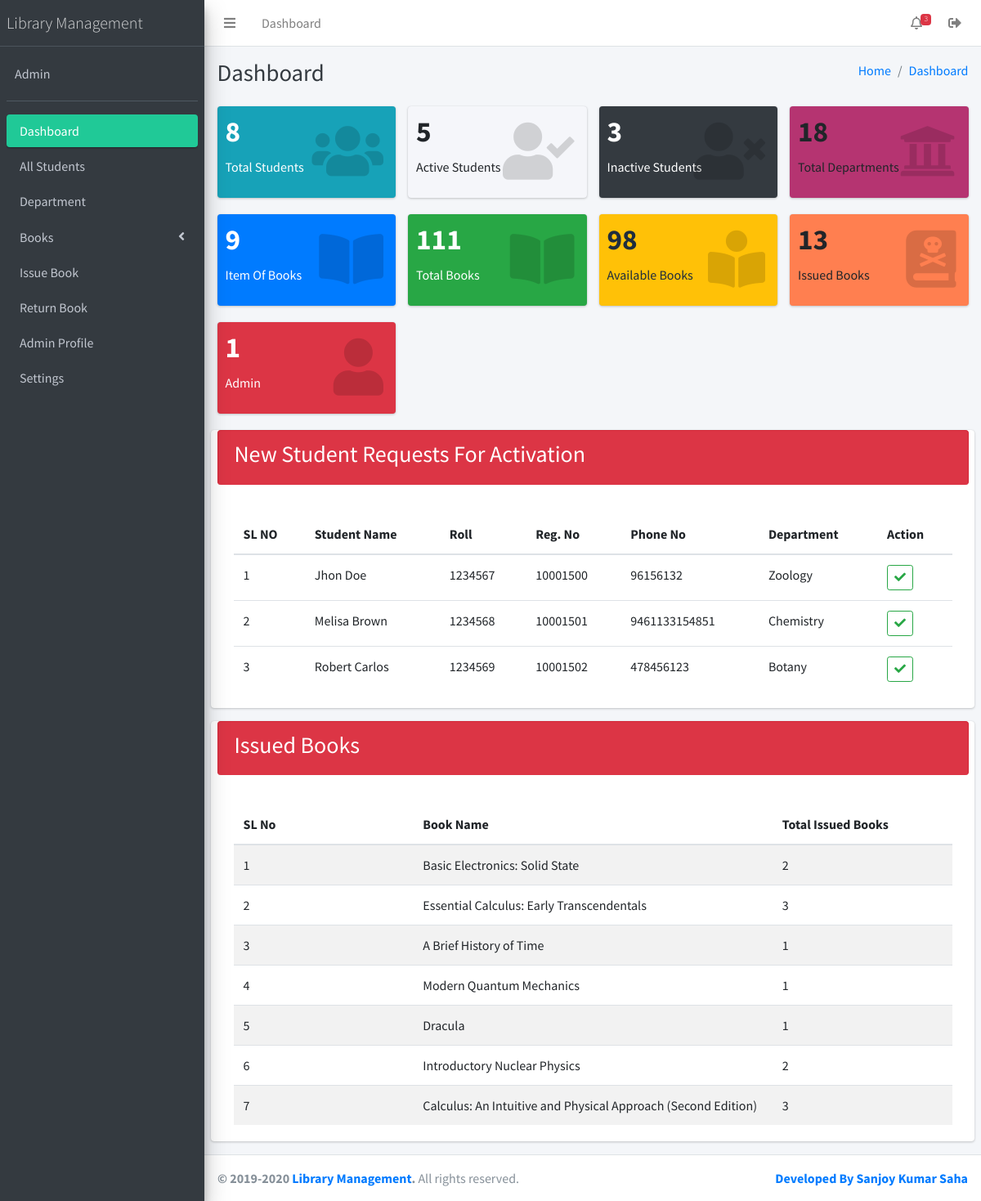
/librarian/index.php (signed in), run on the app's committed database.
### tables this page shows
CREATE TABLE `settings` (
  `id` int(5) NOT NULL,
  `name` varchar(255) NOT NULL,
  `email` varchar(255) NOT NULL,
  `address` varchar(255) NOT NULL,
  `phone` varchar(255) NOT NULL,
  `image` varchar(255) NOT NULL DEFAULT 'image.png'
);

CREATE TABLE `librarian` (
  `id` int(6) NOT NULL,
  `name` varchar(255) NOT NULL,
  `email` varchar(255) NOT NULL,
  `user_name` varchar(255) NOT NULL,
  `password` varchar(255) NOT NULL,
  `phone_no` varchar(255) NOT NULL
);

CREATE TABLE `departments` (
  `id` int(6) NOT NULL,
  `department_name` varchar(255) NOT NULL
);

CREATE TABLE `students` (
  `id` int(11) NOT NULL,
  `f_name` varchar(255) NOT NULL DEFAULT '0',
  `l_name` varchar(255) NOT NULL DEFAULT '0',
  `department_id` varchar(255) DEFAULT NULL,
  `roll` int(20) NOT NULL,
  `reg_no` int(20) NOT NULL,
  `email` varchar(255) NOT NULL DEFAULT '0',
  `user_name` varchar(255) NOT NULL DEFAULT '0',
  `password` varchar(255) NOT NULL DEFAULT '0',
  `phone_no` varchar(255) NOT NULL DEFAULT '0',
  `img` varchar(255) DEFAULT 'image.png',
  `status` tinyint(1) NOT NULL,
  `datetime` timestamp NOT NULL DEFAULT CURRENT_TIMESTAMP
);

### librarian/index.php (the view)
<?php
require_once ('include/header.php');
require_once ('include/sidebar.php');
?>
<div class="content-wrapper">
    <div class="content-header">
        <div class="container-fluid">
            <div class="row mb-2">
                <div class="col-sm-6">
                    <h1 class="m-0 text-dark">Dashboard</h1>
                </div>
                <div class="col-sm-6">
                    <ol class="breadcrumb float-sm-right">
                        <li class="breadcrumb-item"><a href="#">Home</a></li>
                        <li class="breadcrumb-item active"><a href="javascript:avoid(0)">Dashboard</a></li>
                    </ol>
                </div>
            </div>
        </div>
    </div>
    <div class="content">
        <div class="container-fluid">
            <div class="row">
                <?php
                $students = mysqli_query($conn, "SELECT * FROM students");
                $active_std = mysqli_query($conn, "SELECT status FROM students WHERE status = 1");
                $inactive_std = mysqli_query($conn, "SELECT status FROM students WHERE status = 0");
                $department = mysqli_query($conn, "SELECT * FROM departments");
                $books_item = mysqli_query($conn, "SELECT * FROM books");
                $books_qnty = mysqli_query($conn, "SELECT SUM(book_quantity) AS total_qnty FROM books");
                $books_available_qnty = mysqli_query($conn, "SELECT SUM(available_quantity) AS total_available_qnty FROM books");
                $admins = mysqli_query($conn, "SELECT * FROM librarian");
                $students_count = mysqli_num_rows($students);
                $active_std_count = mysqli_num_rows($active_std);
                $inactive_std_count = mysqli_num_rows($inactive_std);
                $tt_department = mysqli_num_rows($department);
                $tt_books_item = mysqli_num_rows($books_item);
                $qnty = mysqli_fetch_assoc($books_qnty);
                $available_qnty = mysqli_fetch_assoc($books_available_qnty);
                $admin_count = mysqli_num_rows($admins);
                $issued_books = ($qnty['total_qnty'] - $available_qnty['total_available_qnty']);
                ?>
                <div class="col-lg-3 col-6">
                    <div class="small-box bg-info">
                        <div class="inner">
                            <h3><?php echo $students_count;?></h3>
                            <p>Total Students</p>
                        </div>
                        <div class="icon">
                            <i class="fas fa-users"></i>
                        </div>
                    </div>
                </div>
                <div class="col-lg-3 col-6">
                    <div class="small-box" style="background: #f5f6fa;">
                        <div class="inner">
                            <h3><?php echo $active_std_count ;?></h3>
                            <p>Active Students</p>
                        </div>
                        <div class="icon">
                            <i class="fas fa-user-check"></i>
                        </div>
                    </div>
                </div>
                <div class="col-lg-3 col-6">
                    <div class="small-box bg-dark">
                        <div class="inner">
                            <h3><?php echo $inactive_std_count ;?></h3>
                            <p>Inactive Students</p>
                        </div>
                        <div class="icon">
                            <i class="fas fa-user-times"></i>
                        </div>
                    </div>
                </div>
                <div class="col-lg-3 col-6">
                    <div class="small-box" style="background: #B53471;">
                        <div class="inner">
                            <h3><?php echo $tt_department;?></h3>
                            <p>Total Departments</p>
                        </div>
                        <div class="icon">
                            <i class="fas fa-university"></i>
                        </div>
                    </div>
                </div>
                <div class="col-lg-3 col-6">
                    <div class="small-box bg-primary">
                        <div class="inner">
                            <h3><?php echo $tt_books_item;?></h3>
                            <p>Item Of Books</p>
                        </div>
                        <div class="icon">
                            <i class="fas fa-book-open"></i>
                        </div>
                    </div>
                </div>
                <div class="col-lg-3 col-6">
                    <div class="small-box bg-success">
                        <div class="inner">
                            <h3><?= $qnty['total_qnty'];?></h3>
                            <p>Total Books</p>
                        </div>
                        <div class="icon">
                            <i class="fas fa-book-open"></i>
                        </div>
                    </div>
                </div>
                <div class="col-lg-3 col-6">
                    <div class="small-box bg-warning">
                        <div class="inner">
                            <h3><?= $available_qnty['total_available_qnty']?></h3>
                            <p>Available Books</p>
                        </div>
                        <div class="icon">
                            <i class="fas fa-book-reader"></i>
                        </div>
                    </div>
                </div>
                <div class="col-lg-3 col-6">
                    <div class="small-box" style="background: #ff7f50;">
                        <div class="inner">
                            <h3><?php echo $issued_books;?></h3>
                            <p>Issued Books</p>
                        </div>
                        <div class="icon">
                            <i class="fas fa-book-dead"></i>
                        </div>
                    </div>
                </div>
                <div class="col-lg-3 col-6">
                    <div class="small-box bg-danger">
                        <div class="inner">
                            <h3><?php echo $admin_count;?></h3>
                            <p>Admin</p>
                        </div>
                        <div class="icon">
                            <i class="fas fa-user"></i>
                        </div>
                    </div>
                </div>
                <div class="card col-md-12" id="request">
                    <div class="card-header alert alert-danger">
                        <div class="card-title">
                            <h3>New Student Requests For Activation</h3>
                        </div>
                    </div>
                    <div class="card-body">
                        <table class="table table-bodered">
                            <thead>
                                <tr>
                                    <th>SL NO</th>
                                    <th>Student Name</th>
                                    <th>Roll</th>
                                    <th>Reg. No</th>
                                    <th>Phone No</th>
                                    <th>Department</th>
                                    <th>Action</th>
                                </tr>
                            </thead>
                            <tbody>
                            <?php
                                $query = mysqli_query($conn, "SELECT * FROM students WHERE status = 0");
                                $i = 0;
                                while($result = mysqli_fetch_assoc($query)):
                                    $id= $result['department_id'];
                                    $dep = mysqli_query($conn, "SELECT * FROM departments WHERE id = '$id'");
                                while($department = mysqli_fetch_assoc($dep)):
                            ?>
                            <tr>
                                <td><?= ++$i ?></td>
                                <td><?= $result['f_name'].' '.$result['l_name']?></td>
                                <td><?= $result['roll']?></td>
                                <td><?= $result['reg_no']?></td>
                                <td><?= $result['phone_no']?></td>
                                <td><?= $department['department_name']?></td>
                                <td>
                                    <?php
                                    if($result['status'] == 0){
                                        ?>
                                        <a href="include/index_active_status.php?inactive_id=<?= base64_encode($result['id']) ?>" class="btn btn-outline-success btn-sm"><i class="fas fa-check"></i></a>
                                        <?php
                                    }
                                    ?>
                                </td>
                            </tr>
                            <?php
                                endwhile; endwhile;
                            ?>
                            </tbody>
                        </table>
                    </div>
                </div>
                <div class="card col-md-12">
                    <div class="card-header alert alert-danger">
                        <div class="card-title">
                            <h3>Issued Books</h3>
                        </div>
                    </div>
                    <div class="card-body">
                        <table class="table table-striped">
                            <thead>
                            <tr>
                                <th style="width: 25%">SL No</th>
                                <th style="width: 50%">Book Name</th>
                                <th style="width: 25%">Total Issued Books</th>
                            </tr>
                            </thead>
                            <tbody>
                            <?php
                                $query = mysqli_query($conn, "SELECT DISTINCT issue_book.book_id, books.book_name FROM issue_book INNER JOIN books ON books.id = issue_book.book_id WHERE return_date = ''");
                                $i = 0;
                                while ($result = mysqli_fetch_assoc($query)):
                                    $id = $result['book_id'];
                                    $query1 = mysqli_query($conn, "SELECT COUNT(book_id) as total FROM issue_book WHERE book_id = '$id' && return_date = '' ");
                                    while ($result1 = mysqli_fetch_assoc($query1)):
                            ?>
                                    <tr>
                                        <td><?= ++$i ?></td>
                                        <td><?= $result['book_name'] ?></td>
                                        <td><?= $result1['total'] ?></td>
                                    </tr>
                                <?php endwhile; endwhile; ?>
                            </tbody>
                        </table>
                    </div>
                </div>
            </div>
        </div>
    </div>
</div>
<?php require_once ('include/footer.php');?>

### librarian/include/sidebar.php (shortened to what this page needs)
<?php
    $page = explode('/', $_SERVER['PHP_SELF']);
    $page = end($page);
?>
<aside class="main-sidebar sidebar-dark-teal elevation-4">
    <?php
    $query = mysqli_query($conn, "SELECT * FROM settings");
    while($result = mysqli_fetch_assoc($query)):
    ?>
    <a href="index.php" class="brand-link">
        <span class="brand-text font-weight-light"><?= $result['name']?></span>
    </a>
    <?php endwhile;?>
    <div class="sidebar">
        <div class="user-panel mt-3 pb-3 mb-3 d-flex">
            <?php
            $admin_info = $_SESSION['librarian_id'];
            $query = mysqli_query($conn, "SELECT * FROM librarian WHERE id = '$admin_info'");
            $result = mysqli_fetch_assoc($query);?>
            <div class="info">
                <a href="#" class="d-block"><?= $result['name']?></a>
            </div>
        </div>
        <nav class="mt-2">
            <ul class="nav nav-pills nav-sidebar flex-column" data-widget="treeview" role="menu" data-accordion="false">
                <li class="nav-item">
                    <a href="index.php" class="nav-link <?= $page == 'index.php' ? 'active' : ''?>">
                        <p>Dashboard</p>
                    </a>
                </li>
                <li class="nav-item">
                    <a href="all_students.php" class="nav-link <?= $page == 'all_students.php' ? 'active' : ''?>">
                        <p>All Students</p>
                    </a>
                </li>
                <li class="nav-item has-treeview">
                    <a href="departments.php" class="nav-link <?= $page == 'departments.php'? 'active' : ''?>">
                      <p>Department</p>
                    </a>
                </li>
                <li class="nav-item has-treeview <?= $page == 'add_book.php' ? 'menu-open' : '' ?><?= $page == 'books_list.php' ? 'menu-open' : '' ?>">
                    <a href="#" class="nav-link <?= $page == 'add_book.php' ? 'active' : '' ?><?= $page == 'books_list.php' ? 'active' : '' ?>">
                      <p>Books<i class="right fas fa-angle-left"></i>
                      </p>
                    </a>
                </li>
                <li class="nav-item">
                    <a href="issue_book.php" class="nav-link <?= $page == 'issue_book.php' ? 'active' : ''?>">
                        <p>Issue Book</p>
                    </a>
                </li>
                <li class="nav-item">
                    <a href="return_book.php" class="nav-link <?= $page == 'return_book.php' ? 'active' : ''?>">
                        <p>Return Book</p>
                    </a>
                </li>
                <li class="nav-item">
                    <a href="profile.php" class="nav-link <?= $page == 'profile.php' ? 'active' : ''?>">
                        <p>Admin Profile</p>
                    </a>
                </li>
                <li class="nav-item">
                    <a href="settings.php" class="nav-link <?= $page == 'settings.php' ? 'active' : ''?>">
                        <p>Settings</p>
                    </a>
                </li>
            </ul>
        </nav>
    </div>
</aside>

### librarian/include/footer.php (shortened to what this page needs)
<footer class="main-footer">
    <div class="float-right d-none d-sm-inline">
        <strong><a href="https://www.facebook.com/sahaksanjoy">Developed By Sanjoy Kumar Saha</a></strong>
    </div>
    <?php
    $query = mysqli_query($conn, "SELECT * FROM settings");
    while($result = mysqli_fetch_assoc($query)):
    ?>
    <strong> &copy; 2019-<?php echo date('Y');?> <a href="#"><?= $result['name']?></a>.</strong> All rights reserved.
    <?php endwhile;?>
</footer>
</div>
</body>
</html>

### data on the page
settings: name "Library Management"
librarian: name "Admin"
students: f_name "Jhon", l_name "Doe", roll "1234567", reg_no "10001500", phone_no "96156132"
departments: department_name "Zoology"
students: f_name "Melisa", l_name "Brown", roll "1234568", reg_no "10001501", phone_no "9461133154851"
departments: department_name "Chemistry"
students: f_name "Robert", l_name "Carlos", roll "1234569", reg_no "10001502", phone_no "478456123"
departments: department_name "Botany"

### other printed values
$count "3"
$students_count "8"
$active_std_count "5"
$inactive_std_count "3"
$tt_department "18"
$tt_books_item "9"
$qnty['total_qnty'] "111"
$available_qnty['total_available_qnty'] "98"
$issued_books "13"
$admin_count "1"
$result['book_name'] "Basic Electronics: Solid State"
$result1['total'] "2"
$result['book_name'] "Essential Calculus: Early Transcendentals"
$result1['total'] "3"
$result['book_name'] "A Brief History of Time"
